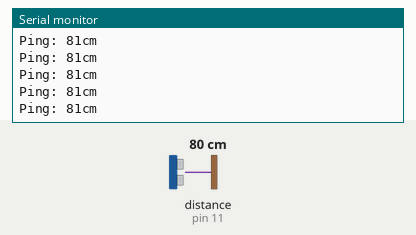
This sketch was run on a simulated Arduino Uno, built with avr-gcc and run on an emulated ATmega328P. On the bench: the last lines printed to the serial monitor. Inputs (shaded band) come from the test bench; at power-on: distance to the obstacle (sensor on pin 11) 80 cm. The echo pulse lasts 58.3 µs per cm.

Above: at 1.2 s.
1.3 s: distance to the obstacle (sensor on pin 11) set to 2 cm
At 1.34 s:
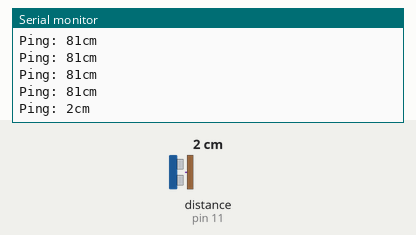
2.8 s: distance to the obstacle (sensor on pin 11) set to 60 cm
At 2.87 s:
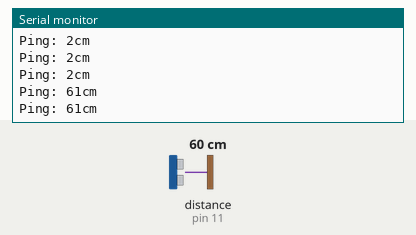
Timing chart, 0 to 5.8 s (numbered marks = the images above; inputs shaded):
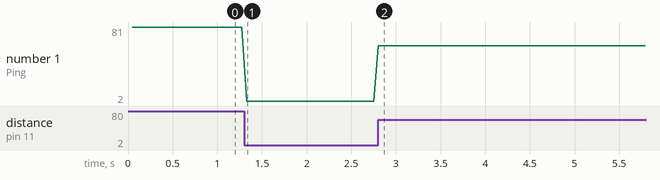

The sketch:

sensorUltrassonico.ino
```cpp
#include<NewPing.h>

#define TRIGGER_PIN 12
#define ECHO_PIN 11
#define MAX_DISTANCE 100

NewPing sonar(TRIGGER_PIN, ECHO_PIN, MAX_DISTANCE);
void setup() {
  // put your setup code here, to run once:
  Serial.begin(9600);
}

void loop() {
  // put your main code here, to run repeatedly:
  delay(50);
  Serial.print("Ping: ");
  Serial.print(sonar.ping_cm());
  Serial.println("cm");
}
```

Measured:
- after the input at 1.3 s, the serial monitor: prints a new line at once (image 1)
- after the input at 2.8 s, the serial monitor: prints a new line at once (image 2)
- plotted number 1: 81 → 2 after the input at 1.3 s, 2 → 61 after the input at 2.8 s
